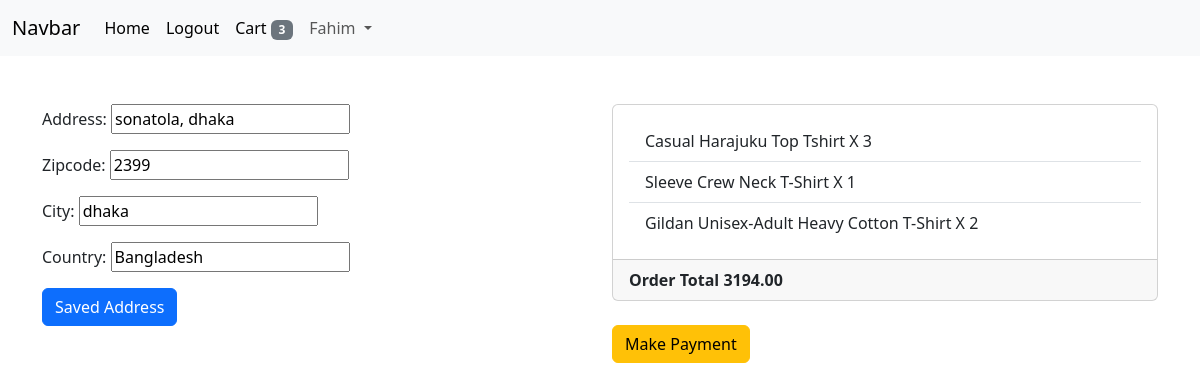
/payment/checkout/ (signed in), run on the app's committed database.
### App_order/models.py (models this page shows, shortened)
class Order(models.Model):
    orderitems = models.ManyToManyField(Cart)
    user = models.ForeignKey(User,on_delete=models.CASCADE)
    ordered = models.BooleanField(default=False)
    created = models.DateTimeField(auto_now_add=True)
    paymentId = models.CharField(max_length=264,blank=True,null=True)
    orderId = models.CharField(max_length=200,blank=True,null=True)
    def get_totals(self):
        total = 0
        for order_item in self.orderitems.all():
            total += float(order_item.get_total())
        return total

class Cart(models.Model):
    user = models.ForeignKey(User,on_delete=models.CASCADE,related_name='cart')
    item = models.ForeignKey(Products,on_delete=models.CASCADE,related_name='cart')
    quantity = models.IntegerField(default=1)
    purchased = models.BooleanField(default=False)
    created = models.DateTimeField(auto_now_add=True)
    updated = models.DateTimeField(auto_now=True)
    def get_total(self):
        total = self.item.price * self.quantity
        float_total = format(total, '0.2f')
        return float_total

### App_payment/models.py (models this page shows, shortened)
class BillingAddress(models.Model):
    user = models.ForeignKey(User,on_delete=models.CASCADE)
    address = models.CharField(max_length=276)
    zipcode = models.CharField(max_length=26)
    city = models.CharField(max_length=50)
    country = models.CharField(max_length=50)
    def is_fully_filled(self):
        field_names = [f.name for f in self._meta.get_fields()]
        for field_name in field_names:
            value = getattr(self,field_name)
            if value is None or value == '':
                return False
        return True
    class Meta:
        verbose_name_plural = 'Billing Address'

### App_shop/models.py (models this page shows, shortened)
class Products(models.Model):
    image = models.ImageField(upload_to='product-images')
    name = models.CharField(max_length=264)
    category = models.ForeignKey(Category,on_delete=models.CASCADE,related_name='category')
    preview_text = models.CharField(max_length=924)
    detail_text = models.CharField(max_length=1000)
    price = models.FloatField()
    old_price = models.FloatField(default=0.00)
    created = models.DateTimeField(auto_now_add=True)
    class Meta:
        ordering = ['-created']

### App_payment/views.py (the view)
# urls.py: path('checkout/',checkout,name='checkout')
@login_required
def checkout(request):
    saved_address = BillingAddress.objects.get_or_create(user=request.user)[0]
    form = BillingForm(instance=saved_address)
    if request.method == 'POST':
        form = BillingForm(request.POST, instance=saved_address)
        if form.is_valid():
            form.save()
            form = BillingForm(instance=saved_address)
            messages.success(request,f'Shipping Adress saveed')
    order_qs = Order.objects.filter(user=request.user,ordered=False)
    order_items = order_qs[0].orderitems.all()
    order_total = order_qs[0].get_totals()
    return render(request,'App_payment/checkout.html',context={'form':form,'order_items':order_items,'order_total':order_total,'saved_address':saved_address})

### App_payment/forms.py
class BillingForm(forms.ModelForm):
    class Meta:
        model = BillingAddress
        fields = ['address','zipcode','city','country']

### App_order/templatetags/cart_tag.py (called while the page is built)
@register.filter
def cart_total(user):
    order = Order.objects.filter(user=user,ordered=False)
    if order.exists():
        return order[0].orderitems.count()
    else:
        return 0

### templates/App_payment/checkout.html (shortened to what this page needs)
{% extends 'base.html' %}
{% block body_block %}
<div class="container py-5">
   <div class="row">
    <div class="col-6">
        <form action="" method="POST">
            {{form.as_p}}
            <input type="submit" value="Saved Address" class="btn btn-primary">
        </form>
    </div>
    <div class="col-6">
        <div class="card" style="height: auto;">
            <div class="card-body">
                <ul class="list-group list-group-flush">
                    {% for order_item in order_items %}
                    <li class="list-group-item">{{order_item.item.name}} X {{order_item.quantity}}</li>
                    {%endfor%}
                </ul>
            </div>
            <div class="card-footer">
                <span class="float-left"> <b>Order Total</b></span>
                <span class="float-right"><b>{{order_total|floatformat:2}}</b></span>
            </div>
        </div>
        <br>
        {% if saved_address.is_fully_filled %}
        <a href="" class="btn btn-warning btn-md">Make Payment</a>
        {%else%}
        <div class="alert alert-info">
            <p>Please fill up all the informaiton in the form to make payment</p>
        </div>
        {%endif%}
    </div>
   </div>
</div>
{%endblock%}

### templates/base.html (shortened to what this page needs)
<!doctype html>
{% load cart_tag %}
<html lang="en">
  <head>
    <link href="https://cdn.jsdelivr.net/npm/bootstrap@5.3.3/dist/css/bootstrap.min.css" rel="stylesheet">
  </head>
  <body>
    <nav class="navbar navbar-expand-lg bg-body-tertiary">
      <div class="container-fluid">
        <a class="navbar-brand" href="#">Navbar</a>
        <div class="collapse navbar-collapse" id="navbarNav">
          <ul class="navbar-nav">
            <li class="nav-item">
              <a class="nav-link active" aria-current="page" href="{% url 'home' %}">Home</a>
            </li>
            {% if not user.is_authenticated %}
            <li class="nav-item">
              <a class="nav-link active" aria-current="page" href="{% url 'signup'%}">SignUP</a>
            </li>
            <li class="nav-item">
              <a class="nav-link active" aria-current="page" href="{% url 'login' %}">Login</a>
            </li>
            {% else %}
            <li class="nav-item">
              <a class="nav-link active" aria-current="page" href="{% url 'logout' %}">Logout</a>
            </li>
            <li class="nav-item">
              <a class="nav-link active" aria-current="page" href="{% url 'cart' %}">Cart   <span class="badge text-bg-secondary">{{request.user| cart_total}}</span></a>
            </li>
            <li class="nav-item dropdown">
              <a class="nav-link dropdown-toggle" href="#" role="button" data-bs-toggle="dropdown" aria-expanded="false">
                {{user.username}}
              </a>
            </li>
            {% endif %}
          </ul>
        </div>
      </div>
    </nav>
{%block body_block%}{%endblock%}
  </body>
</html>

### data on the page
BillingAddress: address "sonatola, dhaka", zipcode "2399", city "dhaka", country "Bangladesh"
Cart: item.name "Casual Harajuku Top Tshirt", quantity "3"
Cart: item.name "Sleeve Crew Neck T-Shirt", quantity "1"
Cart: item.name "Gildan Unisex-Adult Heavy Cotton T-Shirt", quantity "2"

### other printed values
{{ request.user| cart_total }} "3"
{{ user.username }} "Fahim"
{{ order_total|floatformat:2 }} "3194.00"
